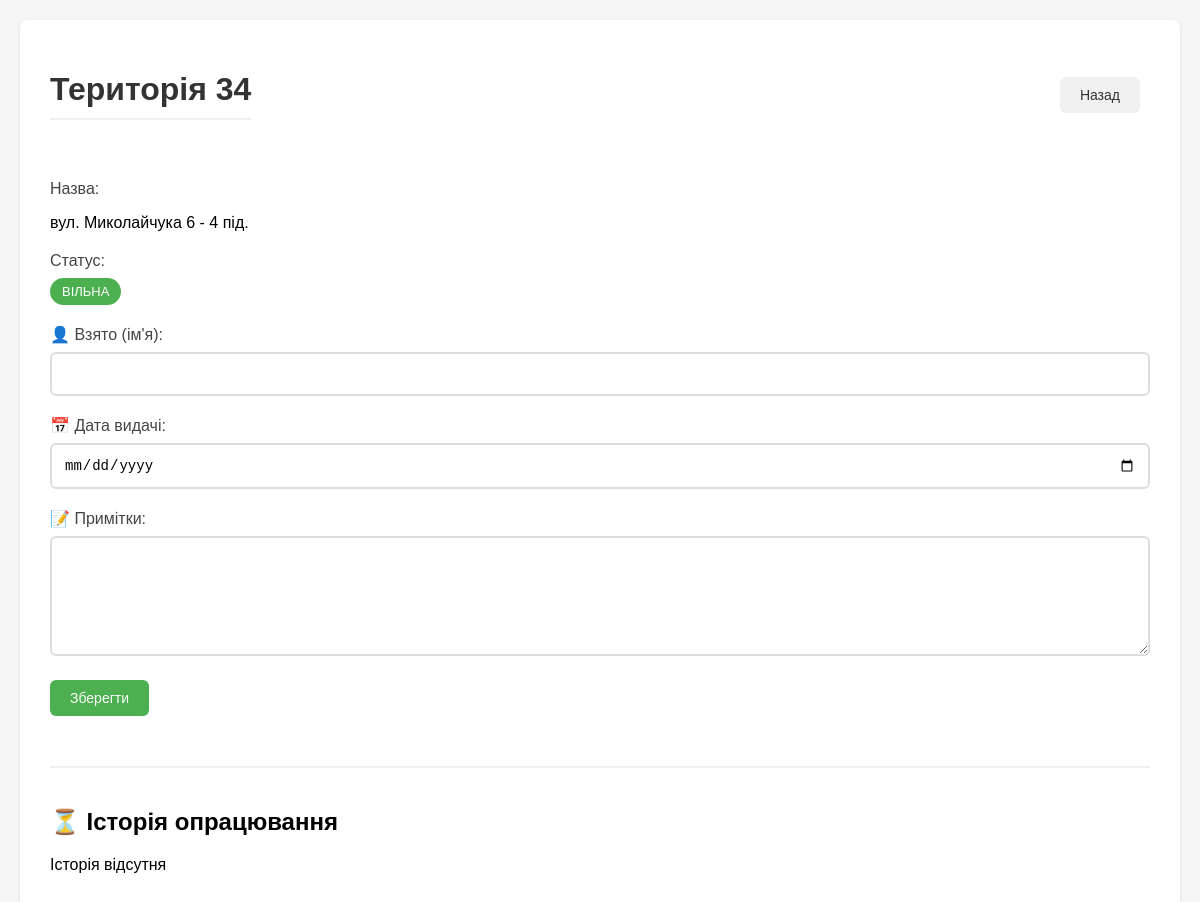
The app's page /update/34 (signed in), older data.
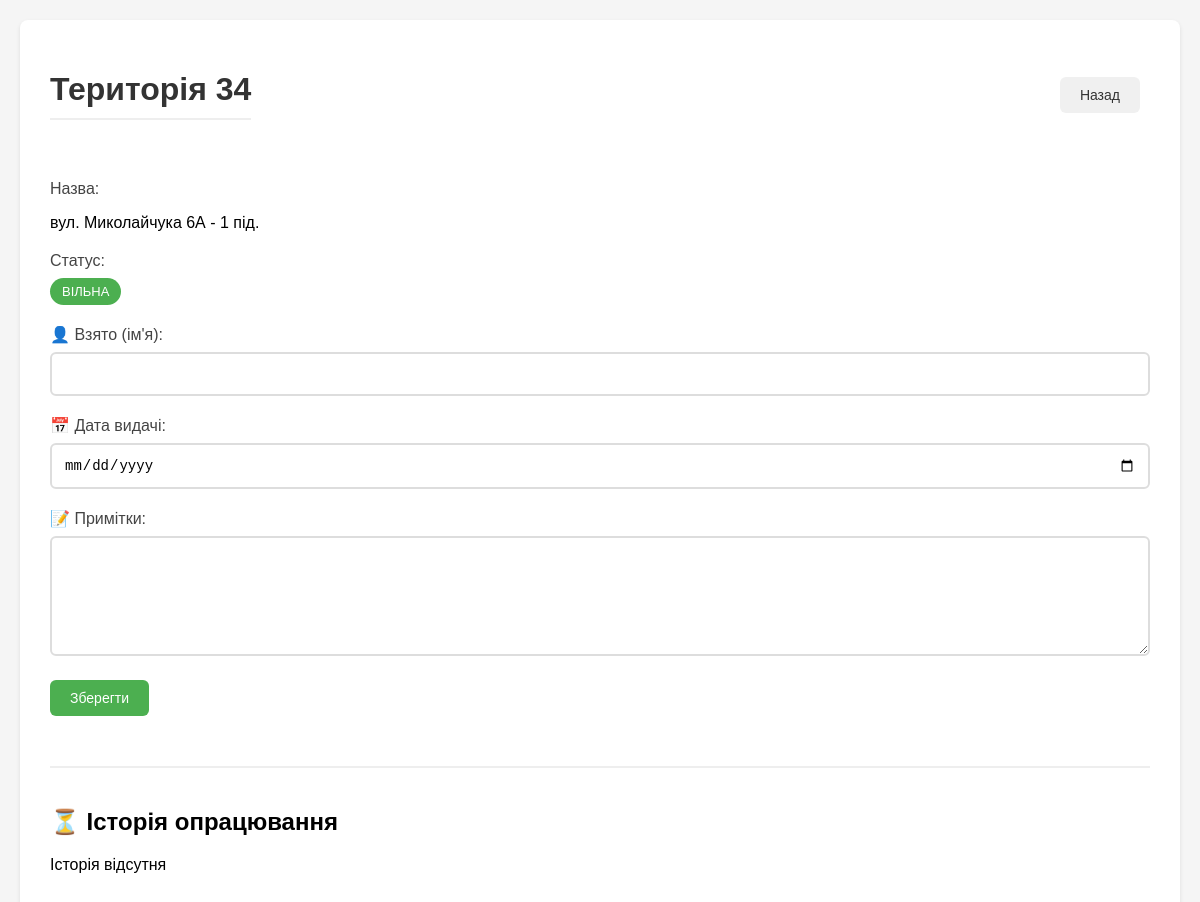
The same page, newer data.
### tables this page shows
CREATE TABLE "territories" (
                id INTEGER PRIMARY KEY,
                name TEXT,
                custom_name TEXT,
                status TEXT,
                taken_by TEXT,
                date_taken TEXT,
                date_due TEXT,
                notes TEXT
            );

### app.py (the view, shortened to what this page needs)
@app.route('/update/<territory_id>', methods=['GET', 'POST'])
def update_territory(territory_id):
    if not session.get('logged_in'):
        return redirect(url_for('login'))
    if request.method == 'POST' and session.get('role') != 'admin':
        return "Немає прав для редагування", 403
    try:
        territory_id = int(territory_id)
    except ValueError:
        return "Неправильний формат номера території", 400
    try:
        territory = db.get_territory(territory_id)
        if not territory:
            return "Територію не знайдено", 404
        history = db.get_territory_history(territory_id)
        now = datetime.now()
        return render_template('update.html',
                            territory=territory,
                            history=history,
                            now=now,
                            is_admin=(session.get('role') == 'admin'))
    except Exception as e:
        logger.error(f"Помилка при отриманні даних території {territory_id}: {str(e)}")
        return f"Помилка при отриманні даних території: {str(e)}", 500

### templates/update.html (shortened to what this page needs)
<!DOCTYPE html>
<html lang="uk">
<head>
    <link rel="stylesheet" href="{{ url_for('static', filename='css/style.css') }}">
</head>
<body>
    <div class="container">
        <div class="header-actions">
            <h1>Територія {{ territory['id'] }}</h1>
            <a href="{{ url_for('index') }}" class="btn btn-secondary">Назад</a>
        </div>
        <div class="territory-info-section">
            <div class="form-group">
                <label>Назва:</label>
                <p class="info-text">{{ territory['name'] }}</p>
            </div>
            <div class="form-group">
                <label>Статус:</label>
                <span class="status-label {% if territory['status'] == 'Вільна' %}status-free{% else %}status-taken{% endif %}">
                    {{ territory['status'] }}
                </span>
            </div>
            {% if is_admin %}
            <form method="POST" class="edit-form">
                <div class="form-group">
                    <label for="taken_by">👤 Взято (ім'я):</label>
                    <input type="text" id="taken_by" name="taken_by" value="{{ territory['taken_by'] }}" class="form-control">
                </div>
                <div class="form-group">
                    <label for="date_taken">📅 Дата видачі:</label>
                    <input type="date" id="date_taken" name="date_taken"
                           value="{{ territory['date_taken'].split('.')[2] }}-{{ territory['date_taken'].split('.')[1] }}-{{ territory['date_taken'].split('.')[0] if territory['date_taken'] else '' }}"
                           class="form-control">
                </div>
                <div class="form-group">
                    <label for="notes">📝 Примітки:</label>
                    <textarea id="notes" name="notes" class="form-control">{{ territory['notes'] }}</textarea>
                </div>
                <button type="submit" class="btn btn-primary">Зберегти</button>
            </form>
            {% endif %}
        </div>
        <div class="history-section">
            <div class="history-header">
                <h2>⏳ Історія опрацювання</h2>
            </div>
            {% if history %}
                {% for record in history %}
                <div class="history-item">
                    <p><strong>👤 Взято:</strong> {{ record['taken_by'] }}</p>
                    <p><strong>📅 Дата видачі:</strong> {{ record['date_taken'] }}</p>
                    <p><strong>✅ Фактична дата здачі:</strong> {{ record['date_returned'] }}</p>
                </div>
                {% endfor %}
            {% else %}
                <p class="no-history">Історія відсутня</p>
            {% endif %}
        </div>
    </div>
</body>
</html>

Row changes from the older to the newer data that the page shows:
changed territories "ВІЛЬНА": name "вул. Миколайчука 6 - 4 під." → "вул. Миколайчука 6А - 1 під."
